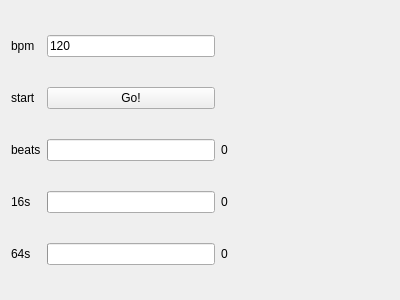
<?xml version="1.0" encoding="UTF-8"?>
<ui version="4.0">
 <class>MainWindow</class>
 <widget class="QMainWindow" name="MainWindow">
  <property name="geometry">
   <rect>
    <x>0</x>
    <y>0</y>
    <width>400</width>
    <height>300</height>
   </rect>
  </property>
  <property name="windowTitle">
   <string>MainWindow</string>
  </property>
  <widget class="QWidget" name="centralWidget">
   <layout class="QHBoxLayout" name="horizontalLayout">
    <item>
     <layout class="QGridLayout" name="gridLayout">
      <item row="1" column="1">
       <widget class="QPushButton" name="button_start">
        <property name="text">
         <string>Go!</string>
        </property>
       </widget>
      </item>
      <item row="3" column="1">
       <widget class="QProgressBar" name="progressBar_16s">
        <property name="minimum">
         <number>0</number>
        </property>
        <property name="maximum">
         <number>4</number>
        </property>
        <property name="value">
         <number>0</number>
        </property>
        <property name="textVisible">
         <bool>false</bool>
        </property>
       </widget>
      </item>
      <item row="0" column="2">
       <spacer name="horizontalSpacer">
        <property name="orientation">
         <enum>Qt::Horizontal</enum>
        </property>
        <property name="sizeHint" stdset="0">
         <size>
          <width>40</width>
          <height>20</height>
         </size>
        </property>
       </spacer>
      </item>
      <item row="3" column="2">
       <widget class="QLabel" name="label_16s">
        <property name="text">
         <string>0</string>
        </property>
       </widget>
      </item>
      <item row="3" column="0">
       <widget class="QLabel" name="label_4">
        <property name="text">
         <string>16s</string>
        </property>
       </widget>
      </item>
      <item row="2" column="1">
       <widget class="QProgressBar" name="progressBar_beat">
        <property name="minimum">
         <number>0</number>
        </property>
        <property name="maximum">
         <number>16</number>
        </property>
        <property name="value">
         <number>0</number>
        </property>
        <property name="textVisible">
         <bool>false</bool>
        </property>
       </widget>
      </item>
      <item row="2" column="2">
       <widget class="QLabel" name="label_beats">
        <property name="text">
         <string>0</string>
        </property>
       </widget>
      </item>
      <item row="1" column="0">
       <widget class="QLabel" name="label_3">
        <property name="text">
         <string>start</string>
        </property>
       </widget>
      </item>
      <item row="2" column="0">
       <widget class="QLabel" name="label">
        <property name="text">
         <string>beats</string>
        </property>
       </widget>
      </item>
      <item row="0" column="1">
       <widget class="QLineEdit" name="lineEdit_bpm">
        <property name="text">
         <string>120</string>
        </property>
       </widget>
      </item>
      <item row="0" column="0">
       <widget class="QLabel" name="label_2">
        <property name="text">
         <string>bpm</string>
        </property>
       </widget>
      </item>
      <item row="4" column="1">
       <widget class="QProgressBar" name="progressBar_64s">
        <property name="maximum">
         <number>16</number>
        </property>
        <property name="value">
         <number>0</number>
        </property>
        <property name="textVisible">
         <bool>false</bool>
        </property>
       </widget>
      </item>
      <item row="4" column="0">
       <widget class="QLabel" name="label_5">
        <property name="text">
         <string>64s</string>
        </property>
       </widget>
      </item>
      <item row="4" column="2">
       <widget class="QLabel" name="label_64s">
        <property name="text">
         <string>0</string>
        </property>
       </widget>
      </item>
     </layout>
    </item>
   </layout>
  </widget>
 </widget>
 <layoutdefault spacing="6" margin="11"/>
 <resources/>
 <connections/>
</ui>
